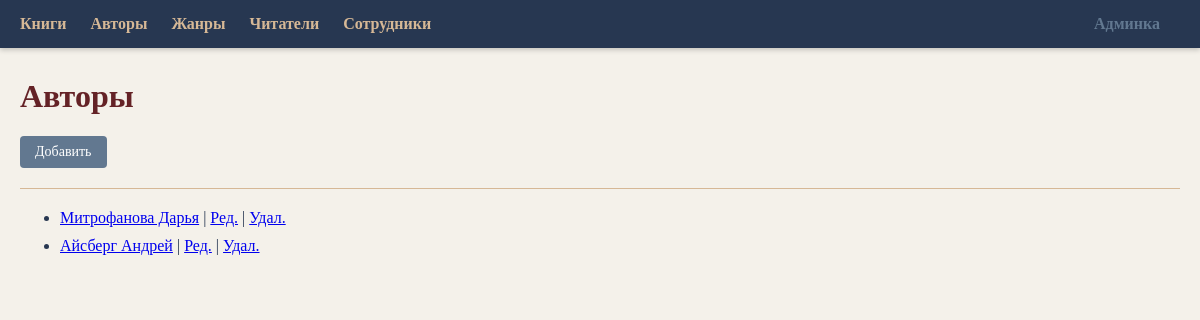
Screenshot of /authors/ with the database file from the repository.
### shop/models.py (models this page shows)
class Author(models.Model):
    first_name = models.CharField(max_length=50, verbose_name="Имя")
    last_name = models.CharField(max_length=50, verbose_name="Фамилия")
    biography = models.TextField(blank=True, null=True, verbose_name="Биография")
    def __str__(self):
        return f"{self.last_name} {self.first_name}"
    class Meta:
        verbose_name = "Автор"
        verbose_name_plural = "Авторы"

### shop/views.py (the view)
# urls.py: path('authors/', views.AuthorListView.as_view(), name='author_list'),
class AuthorListView(ListView):
    model = Author
    template_name = 'shop/simple_list.html'
    context_object_name = 'object_list'
    extra_context = {'title': 'Авторы'}

### shop/templates/shop/simple_list.html
{% extends 'shop/base.html' %}
{% block content %}
    <h1>{{ title }}</h1>
    <a href="create/" class="btn">Добавить</a>
    <hr>
    <ul>
        {% for item in object_list %}
            <li style="margin-bottom: 10px;">
                <a href="{{ item.pk }}/">{{ item }}</a>
                | <a href="{{ item.pk }}/update/">Ред.</a>
                | <a href="{{ item.pk }}/delete/">Удал.</a>
            </li>
        {% empty %}
            <li>Записей пока нет.</li>
        {% endfor %}
    </ul>
{% endblock %}

### shop/templates/shop/base.html (style rules this page uses)
body { font-family: 'Georgia', serif; background-color: #f4f1ea; color: #273751; margin: 0; padding: 0; }
h1, h2, h3 { color: #642226; }
.btn { display: inline-block; padding: 8px 15px; background-color: #627890; color: white; text-decoration: none; border-radius: 4px; border: none; cursor: pointer; font-size: 14px; transition: background-color 0.3s; }
hr { border: 0; height: 1px; background: #D6B896; margin: 20px 0; }

### rows the page displays
Author: last_name+first_name "Митрофанова Дарья"
Author: last_name+first_name "Айсберг Андрей"

### other values shown
{{ title }} "Авторы"
